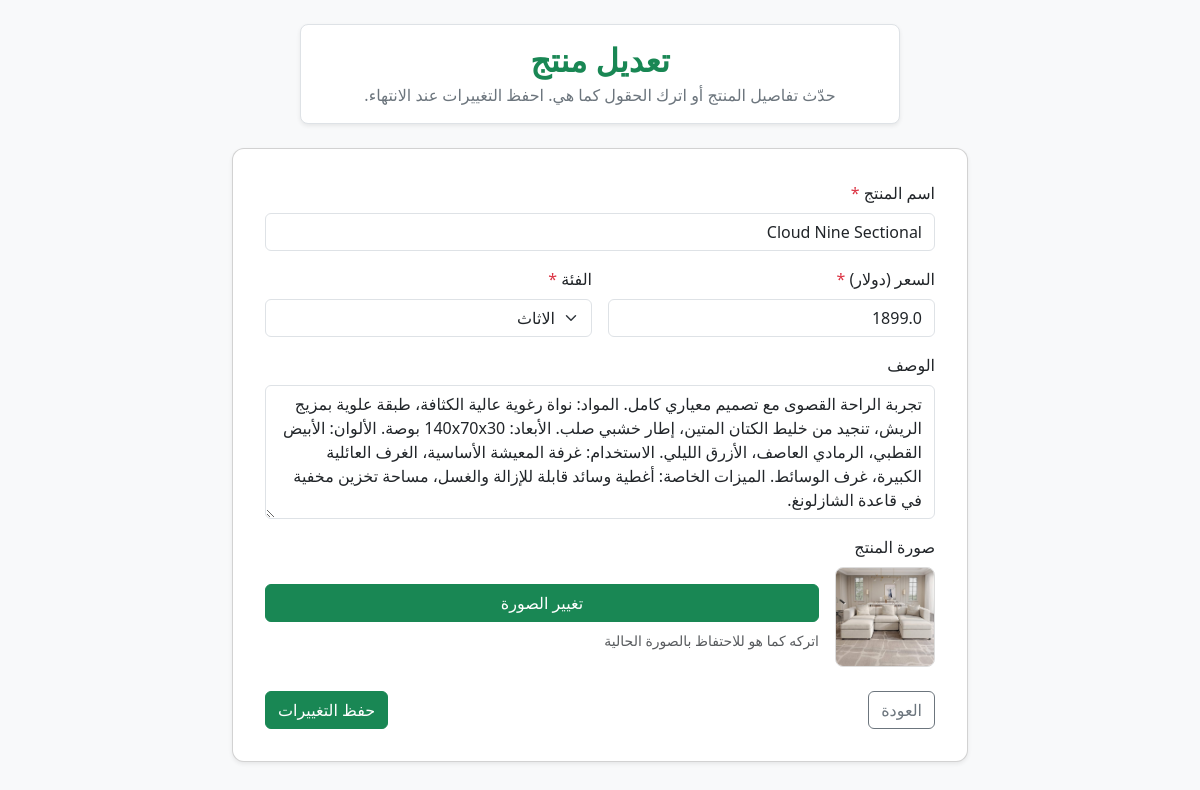
Page /admin/1/edit_product (signed in) on the committed database.
### tables this page shows
CREATE TABLE products (
    product_id   INTEGER PRIMARY KEY AUTOINCREMENT,
    name         TEXT    NOT NULL,
    price        REAL    NOT NULL,
    image_url        TEXT    NOT NULL,
    category     TEXT    NOT NULL,
    details      TEXT
);

### Ramy_Store/admin.py (the view, shortened to what this page needs)
@bp.route('/<int:product_id>/edit_product', methods=['GET', 'POST'])
@login_required
def edit_product(product_id):
    product = get_product(product_id)
    return render_template('admin/edit_product.html', product=product)

### Ramy_Store/admin.py (called while the page is built)
def get_product(id):
    db = get_db()
    product = db.execute(
        'SELECT product_id,name, price, image_url, category, details'
        ' FROM products'
        ' WHERE product_id = ?',
        (id,)
    ).fetchone()
    if product is None:
        abort(404, f"product id {id} doesn't exist.")
    return product

### Ramy_Store/auth.py (called while the page is built)
@bp.before_app_request
def load_logged_in_user():
    user_id = session.get('user_id')
    if user_id is None:
        g.user = None
    else:
        g.user = get_db().execute(
            'SELECT * FROM user WHERE id = ?', (user_id,)
        ).fetchone()

def login_required(view):
    @functools.wraps(view)
    def wrapped_view(**kwargs):
        if g.user is None:
            return redirect(url_for('auth.login'))
        return view(**kwargs)
    return wrapped_view

### Ramy_Store/db.py (called while the page is built)
def get_db():
    if 'db' not in g:
        g.db = sqlite3.connect(
            current_app.config['DATABASE'],
            detect_types=sqlite3.PARSE_DECLTYPES
        )
        g.db.row_factory = sqlite3.Row
    return g.db

### Ramy_Store/templates/admin/edit_product.html (shortened to what this page needs)
<!doctype html>
<html lang="ar" dir="rtl">
<head>
  <link rel="stylesheet" href="{{ url_for('static', filename='css/bootstrap.min.css') }}">
</head>
<body>
  <div class="container py-4">
    <div class="d-flex justify-content-center mb-4">
      <div class="text-center p-3 rounded-3 shadow-sm w-100 border" style="max-width: 600px; background: #FFFFFF;">
        <h2 class="fw-bold mb-1 text-success">
          تعديل منتج
        </h2>
        <p class="text-secondary fs-6 mb-0">
          حدّث تفاصيل المنتج أو اترك الحقول كما هي. احفظ التغييرات عند الانتهاء.
        </p>
      </div>
    </div>
    <div class="row justify-content-center">
      <div class="col-lg-8">
        <div class="card shadow-sm p-3">
          <div class="card-body">
            <form method="post" enctype="multipart/form-data" novalidate>
              <div class="mb-3">
                <label class="form-label">اسم المنتج <span class="text-danger">*</span></label>
                <input type="text" name="name" value="{{ request.form['name'] or product['name'] }}"
                  class="form-control" placeholder="مثال: سماعة بلوتوث" required>
              </div>
              <div class="row g-3 mb-3">
                <div class="col-6">
                  <label class="form-label">السعر (دولار) <span class="text-danger">*</span></label>
                  <input type="number" step="0.01" name="price" value="{{ request.form['price'] or product['price'] }}"
                    class="form-control" placeholder="مثال: 199.99" required>
                </div>
                <div class="col-6">
                  <label class="form-label">الفئة <span class="text-danger">*</span></label>
                  <select name="category" class="form-select" required>
                    <option value="furniture" {{ 'selected' if (request.form['category'] or
                      product['category'])=='furniture' else '' }}>
                      الاثاث
                    </option>
                  </select>
                </div>
              </div>
              <div class="mb-3">
                <label class="form-label">الوصف</label>
                <textarea name="description" class="form-control" rows="5"
                  placeholder="أضف وصفًا موجزًا للمنتج">{{ request.form['description'] or product['details'] }}</textarea>
              </div>
              <div class="mb-3">
                <label class="form-label">صورة المنتج</label>
                <div class="d-flex align-items-center gap-3">
                  <div>
                    <img id="imgPreview" class="img-preview" src="{{ url_for('static', filename=product.image_url) }}"
                      alt="معاينة الصورة"
                      style="width: 100px; height: 100px; object-fit: cover; border-radius: 8px; border: 1px solid #ddd;">
                  </div>
                  <div class="flex-fill">
                    <label for="imageInput" class="btn btn-success w-100">
                      تغيير الصورة
                    </label>
                    <small id="fileName" class="text-muted d-block mt-2">اتركه كما هو للاحتفاظ بالصورة الحالية</small>
                  </div>
                </div>
              </div>
              <div class="d-flex justify-content-between mt-4">
                <a href="{{ url_for('admin.index') }}" class="btn btn-outline-secondary"> العودة</a>
                <button type="submit" class="btn btn-success"> حفظ التغييرات</button>
              </div>
            </form>
          </div>
        </div>
      </div>
    </div>
  </div>
</body>
</html>

### Ramy_Store/templates/admin/edit_product.html (style rules this page uses)
body { background: #f8f9fa; }
.card { border-radius: 12px; }
.img-preview { width: 160px; height: 160px; object-fit: cover; border-radius: 8px; border: 1px dashed #ced4da; }

### rows in the picture
products: name "Cloud Nine Sectional", price "1899.0", description "تجربة الراحة القصوى مع تصميم معياري كامل. المواد: نواة رغوية عالية الكثافة، طبقة علوية بمزيج الريش، تنجيد من خليط الكتان المتين، إطار خشبي صلب. الأبعاد: 140x70x30 بوصة. الألوان: الأبيض القطبي، الرمادي العاصف، الأزرق الليلي. الاستخدام: غرفة المعيشة الأساسية، الغرف العائلية الكبيرة، غرف الوسائط. الميزات الخاصة: أغطية وسائد قابلة للإزالة والغسل، مساحة تخزين مخفية في قاعدة الشازلونغ.", image_url (picture)
